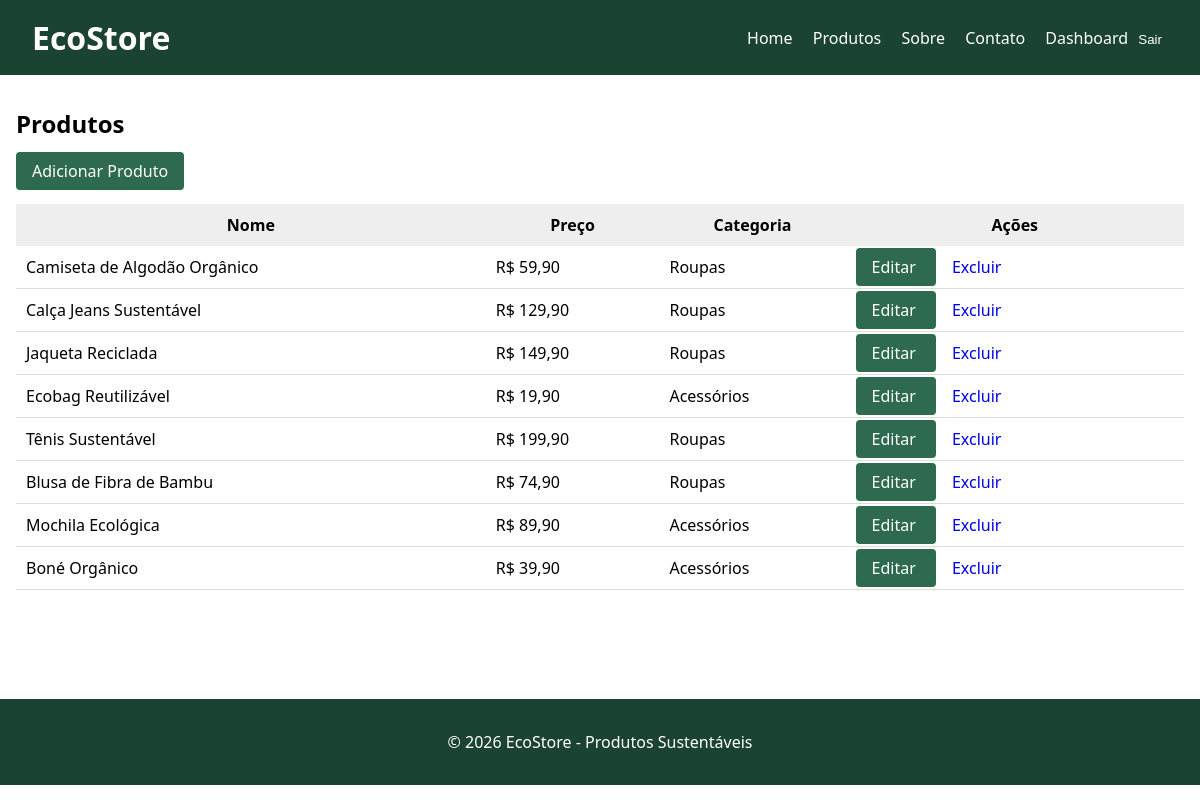
Page /produtos-admin/ (signed in) on the committed database.
### catalogo/models.py (models this page shows, shortened)
class Produto(models.Model):
    nome = models.CharField(max_length=200)
    descricao = models.TextField()
    preco = models.DecimalField(max_digits=10, decimal_places=2)
    estoque = models.PositiveIntegerField(default=0)
    imagem = models.ImageField(
        upload_to='produtos/',
        blank=True,
        null=True
    )
    categoria = models.ForeignKey(
        Categoria,
        on_delete=models.CASCADE,
        related_name='produtos'
    )
    data_criacao = models.DateTimeField(auto_now_add=True)

class Categoria(models.Model):
    nome = models.CharField(max_length=100)
    descricao = models.TextField(blank=True)
    def __str__(self):
        return self.nome

### core/views.py (the view)
# urls.py: path('produtos-admin/', views.produtos_admin, name='produtos_admin'),
@login_required
def produtos_admin(request):
    if not request.user.is_staff:
        return redirect('index')
    produtos = Produto.objects.all()
    return render(request, 'core/produtos.html', {
        'produtos': produtos
    })

### templates/core/produtos.html
{% extends 'base.html' %}
{% block content %}
<h2>Produtos</h2>
<a href="{% url 'adicionar_produto' %}" class="btn btn-primary">
    Adicionar Produto
</a>
<br><br>
<table style="width:100%; border-collapse: collapse; background:white;">
    <thead style="background:#eee;">
        <tr>
            <th style="padding:10px;">Nome</th>
            <th style="padding:10px;">Preço</th>
            <th style="padding:10px;">Categoria</th>
            <th style="padding:10px;">Ações</th>
        </tr>
    </thead>
    <tbody>
        {% for produto in produtos %}
        <tr style="border-bottom:1px solid #ddd;">
            <td style="padding:10px;">{{ produto.nome }}</td>
            <td style="padding:10px;">R$ {{ produto.preco }}</td>
            <td style="padding:10px;">{{ produto.categoria }}</td>
            <td style="padding:10px;">
                <a href="{% url 'editar_produto' produto.id %}" class="btn btn-primary">
                    Editar
                </a>
                <a href="{% url 'excluir_produto' produto.id %}" class="btn btn-danger">
                    Excluir
                </a>
            </td>
        </tr>
        {% endfor %}
    </tbody>
</table>
{% endblock %}

### templates/base.html (style rules this page uses)
:root { --primary: #2d6a4f; --secondary: #40916c; --light: #f4f7f6; --dark: #1b4332; }
body { font-family: 'Segoe UI', sans-serif; margin: 0; background: var/(--light); }
.btn { padding: 0.5rem 1rem; border-radius: 4px; border: none; cursor: pointer; text-decoration: none; }
.btn-primary { background: var(--primary); color: white; }

### rows in the picture
Produto: nome "Camiseta de Algodão Orgânico", preco "59,90", categoria "Roupas"
Produto: nome "Calça Jeans Sustentável", preco "129,90", categoria "Roupas"
Produto: nome "Jaqueta Reciclada", preco "149,90", categoria "Roupas"
Produto: nome "Ecobag Reutilizável", preco "19,90", categoria "Acessórios"
Produto: nome "Tênis Sustentável", preco "199,90", categoria "Roupas"
Produto: nome "Blusa de Fibra de Bambu", preco "74,90", categoria "Roupas"
Produto: nome "Mochila Ecológica", preco "89,90", categoria "Acessórios"
Produto: nome "Boné Orgânico", preco "39,90", categoria "Acessórios"
